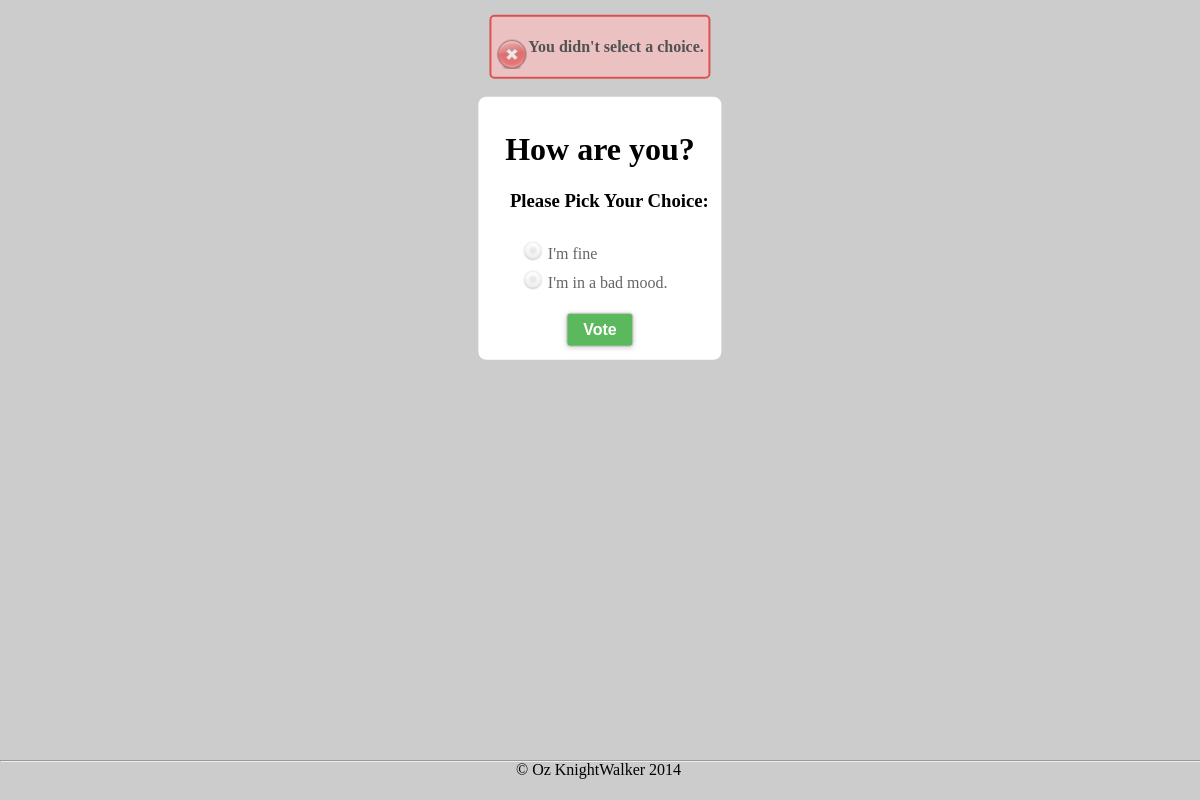
The page /polls/specifics/2/vote/ on the database its author committed.
### polls/models.py (models this page shows, shortened)
class Poll(models.Model):
    question = models.CharField(max_length=200)
    pub_date = models.DateTimeField('Date Published :')
    def was_published_recently(self):
        now = timezone.now()
        return now - datetime.timedelta(days=1)<=self.pub_date <= now
    was_published_recently.admin_order_field='pub_date'
    was_published_recently.boolean=True
    was_published_recently.short_description='Published Recently'

class Choice(models.Model):
    poll = models.ForeignKey(Poll)
    choice_text = models.CharField(max_length=200)
    votes = models.IntegerField(default=0)

### polls/views.py (the view)
# urls.py: url(r'^specifics/(?P<poll_id>\d+)/vote/$', views.vote, name='vote'),
def vote(request, poll_id):
    p = get_object_or_404(Poll, pk=poll_id)
    try:
        selected_choice = p.choice_set.get(pk=request.POST['choice'])
    except (KeyError, Choice.DoesNotExist): #Refresh display since no choice is selected
        return render(request, 'polls/detail.html', {
            'poll': p,
            'error_message': "You didn't select a choice.",
        })
    else:
        selected_choice.votes += 1
        selected_choice.save()
        return HttpResponseRedirect(reverse('polls:results', args=(p.id,)))

### polls/templates/polls/detail.html (shortened to what this page needs)
<!DOCTYPE html>
<html lang="en">
  <head>
    {% load staticfiles %}
    <link rel="stylesheet" type="text/css" href="{% static 'polls/style.css' %}" />
  </head>
  <body>
    {% if error_message %}
        <div class="warning">
            <p> <img src="{% static 'polls/images/error.png' %}" style="float:left;"/><strong>{{ error_message }}</strong></p>
        </div>
    {% endif %}
    <div class="whitebox" align="center">
        <h1 class ="head">{{ poll.question }}</h1>
        <h3 class ="head">&nbsp;&nbsp;&nbsp;&nbsp;Please Pick Your Choice:</h3>
        <div align="justify" class="listing">
            <form action="{% url 'polls:vote' poll.id %}" method="post">
            {% for choice in poll.choice_set.all %}
                <label for="choice{{ forloop.counter }}">{{ choice.choice_text }}</label><br />
            {% endfor %}
        </div>
        <br />
        <input type="submit" value="Vote"  />
    </div>
    <hr>
    <footer>
        <p>&copy; Oz KnightWalker 2014</p>
    </footer>
  </body>
</html>

### polls/static/polls/style.css (style rules this page uses)
body { background-color: #cccccc; padding-bottom: 20px; }
html { overflow-y: hidden; }
h1[class ="head"],h2[class ="head"],h3[class ="head"] { text-align: center; }
.whitebox { width: -webkit-fit-content; width: -moz-fit-content; width: fit-content; background-color: #FFF; border-radius: 8px; padding:.8em; position: fixed; top: 18%; left: 50%; transform: translate(-50%, -18%); }
.warning { border: 2px solid; border-color: #E80000; border-radius: 5px; width: -webkit-fit-content; width: -moz-fit-content; width: fit-content; height: -webkit-fit-content; height: -moz-fit-content; height: fit-content; background-color: #FFBABA ; padding:.3em; opacity:0.6; filter: alpha(opacity=60); position: fixed; top: 2%; left: 50%; transform: translate(-50%, -2%); }
.listing { width: -webkit-fit-content; width: -moz-fit-content; width: fit-content; background-color: #FFF; border-radius: 2px; padding:.2em; padding-right: .8em; opacity:0.6; }
input[type="submit"], .success { padding:0.5em 1em; line-height:1em; cursor:pointer; border-radius:4px; color:#FFF; font-weight:bold; font-size:inherit; border:solid 1px #ccc; box-shadow:0 1px 5px rgba(0,0,0,0.2); background-position: center bottom; background-color:#5cb85c; cursor:pointer; }
label:before { display: inline-block; position: relative; top:0.25em; left:-2px; content:''; width:25px; height:25px; background-image:url(images/formelements.png); }
input[type="radio"] + label:before { background-position: -25px -25px; }
footer { position: absolute; z-index: 1; bottom: 5px; left: 43%; }
hr { position: absolute; z-index: 1; left:0px; width:100%; bottom: 30px; }

### rows shown on the page
Poll: question "How are you?"
Choice: choice_text "I'm fine"
Choice: choice_text "I'm in a bad mood."

### other values the page prints
{{ error_message }} "You didn't select a choice."
